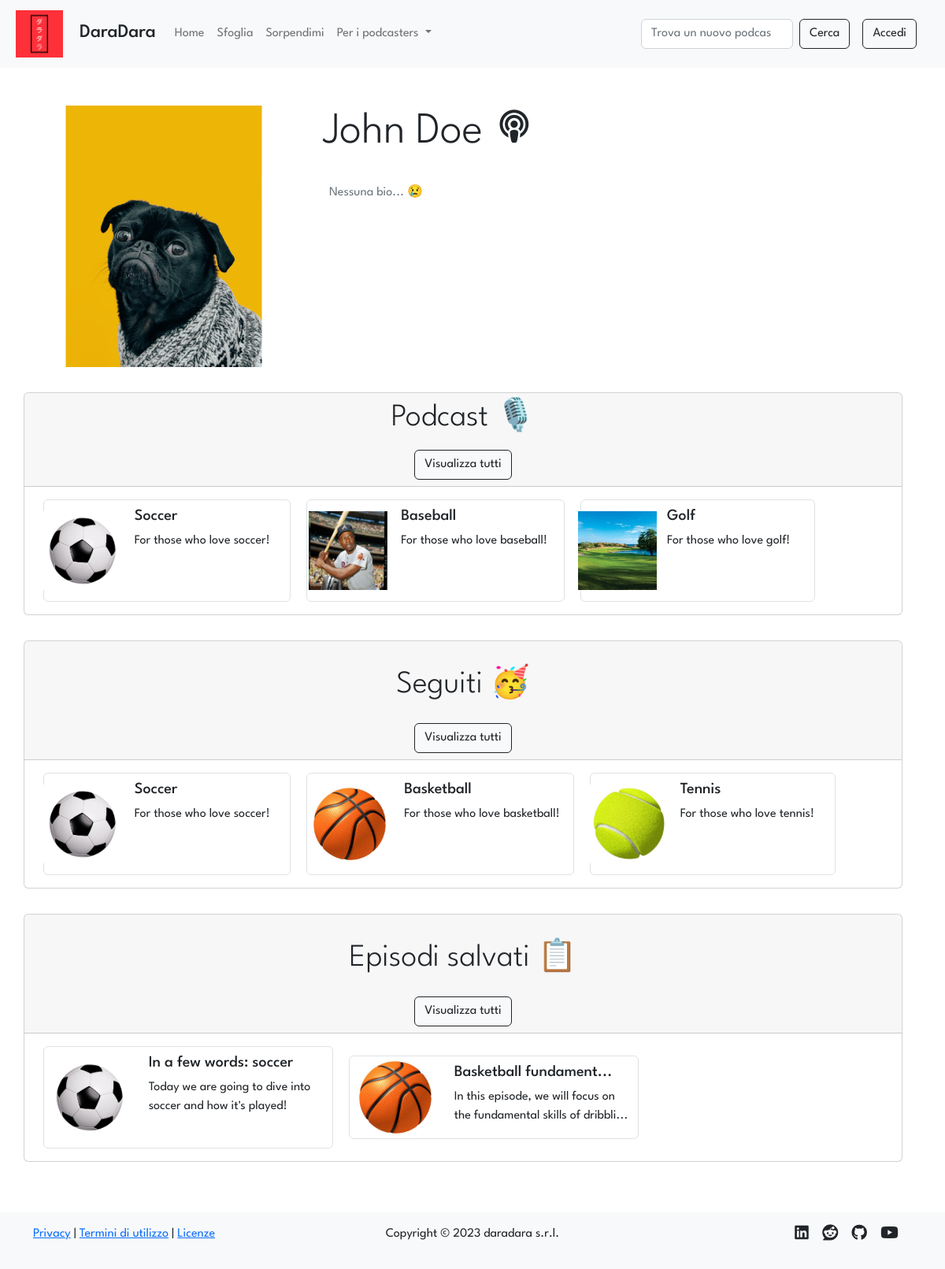
The app's page /profile/1 with its own data.
### tables this page shows
CREATE TABLE "users" (
	"id"	INTEGER NOT NULL UNIQUE,
	"email"	TEXT NOT NULL UNIQUE,
	"password"	TEXT NOT NULL,
	"name"	TEXT NOT NULL,
	"surname"	TEXT NOT NULL,
	"propic"	TEXT NOT NULL,
	"priv_owned"	INTEGER NOT NULL DEFAULT 0,
	"priv_follows"	INTEGER NOT NULL DEFAULT 0,
	"priv_saves"	INTEGER NOT NULL DEFAULT 0,
	"bio"	TEXT,
	PRIMARY KEY("id" AUTOINCREMENT)
);

CREATE TABLE "podcasts" (
	"id"	INTEGER NOT NULL UNIQUE,
	"title"	TEXT NOT NULL UNIQUE,
	"desc"	TEXT NOT NULL,
	"img"	TEXT NOT NULL,
	"id_user"	INTEGER NOT NULL,
	"category"	TEXT,
	PRIMARY KEY("id" AUTOINCREMENT),
	FOREIGN KEY("id_user") REFERENCES "users"("id")
);

CREATE TABLE "follows" (
	"id_user"	INTEGER NOT NULL,
	"id_podcast"	INTEGER NOT NULL,
	"timestamp"	TEXT NOT NULL DEFAULT 'NO_TIMESTAMP',
	FOREIGN KEY("id_user") REFERENCES "users"("id"),
	PRIMARY KEY("id_user","id_podcast")
);

CREATE TABLE "episodes" (
	"id"	INTEGER NOT NULL UNIQUE,
	"title"	TEXT NOT NULL,
	"description"	TEXT NOT NULL,
	"audio"	TEXT NOT NULL,
	"timestamp"	TEXT NOT NULL,
	"id_podcast"	INTEGER NOT NULL,
	FOREIGN KEY("id_podcast") REFERENCES "podcasts"("id"),
	PRIMARY KEY("id" AUTOINCREMENT)
);

### app.py (the view)
@app.route('/profile/<int:id>')
def profile(id: int):
    user = dao.get_user(id)
    if not user:
        flash(message='L\'utente cercato non esiste', category='warning')
        return redirect(session.get('previous_url', '/'))
    podcasts = dao.get_podcasts_by_user(id_user=id)
    follows = dao.get_follows_join_podcasts(id_user=id)
    saves = dao.get_saves_join_episodes_podcasts(id_user=id)
    privacy = [dao.get_priv_owned(id), dao.get_priv_follows(id), dao.get_priv_saves(id)]
    creators = dao.get_creators()
    is_creator = False
    if creators:
        for creator in creators:
            if creator['id'] == user['id']:
                is_creator = True
    is_owner = False
    if current_user.is_authenticated and current_user.id == id: # type: ignore
        is_owner = True
    session['previous_url'] = request.url
    return render_template('profile.html', user=user, podcasts=podcasts, follows=follows, saves=saves, privacy=privacy, is_creator=is_creator, is_owner=is_owner)

### templates/profile.html (shortened to what this page needs)
{% extends 'layout.html' %}
{% block stylesheets %} <link rel="stylesheet" href="{{url_for('static', filename='stylesheets/profile.css')}}"> {% endblock %}
{% block content %}
<header class="row">
    <div class="row col-12 col-lg-4 d-flex justify-content-center align-items-center">
        <img src="{{url_for('static', filename='uploads/images/propics/{0}{1}'.format(user.id, user.propic))}}" class="img-fluid rounded-4" alt="Immagine del profilo di {{user.name}}">
    </div>
    <section class="col">
        <h1 class="row display-4 mt-3 mt-lg-0 mb-3 mx-lg-0 mx-2">
            <p class="text-nowrap text-center text-lg-start">{{user.name}} {{user.surname}}
                {% if is_creator %}
                <i class="ms-2 fa-solid fa-podcast fa-xs"></i>
                {% endif %}
            </p>
        </h1>
        <div class="row mx-lg-0 mx-2 ps-2">
            {% if not user.bio %}
                {% if is_owner %}
                <p class="text-muted">
                    Nessuna bio... 😢 <a class="vanilla-a" data-bs-toggle="modal" data-bs-target="#editBio"> vuoi aggiungerne una?</a>
                </p>
                {% else %}
                <p class="text-muted">
                    Nessuna bio... 😢
                </p>
                {% endif %}
            {% else %}
                <p class="text-center text-lg-start">{{user.bio}}
                    {% if is_owner %}
                        <a data-bs-toggle="modal" data-bs-target="#editBio" class="vanilla-a"><i class="ms-2">Modifica bio</i><i class="fa-solid fa-pen-to-square ms-2"></i></a>
                    {% endif %}
                </p>
            {% endif %}
        </div>
    </section>
</header>
<main class="row mt-lg-3">
    {% if is_owner or (is_creator and privacy[0] == 0) %}
    <div class="row mt-3">
        <div id="owned" class="card mb-3 mx-lg-0 mx-2 p-0">
            <div class="row g-0">
                <div class="col-12 col-xxl-3 card-header d-flex flex-column justify-content-evenly align-items-center display-6">
                    <p class="row text-nowrap text-wrapper">Podcast 🎙️</p>
                    {% if is_creator %}
                    <div class="row g-5">
                            <a href="{{url_for('owned', id=user.id)}}" class="col btn btn-light btn-outline-dark text-nowrap">Visualizza tutti</a>
                    </div>
                    {% endif %}
                </div>
                <div class="col">
                    <div class="card-body row g-2">
                        {% if is_creator %}
                        <div class="card-scroll">
                            {% for podcast in podcasts[:5] %}
                            <div class="d-inline-block mx-2 border rounded-2 px-2">
                                <div class="row">
                                <a href="{{url_for('podcast', id=podcast.id)}}" class="col-4 d-flex align-items-center justify-content-center">
                                    <img src="{{url_for('static', filename='uploads/images/covers/{0}{1}'.format(podcast.id, podcast.img))}}" class="img-card img-fluid" alt="Immagine {{podcast.title}}" style="max-width: 100px;">
                                </a>
                                <section class="col-8 mt-2" style="max-width: 250px;">
                                    {% if podcast.title|length > 23 %}
                                        <h5 class="text-wrap text-break"><a href="{{url_for('podcast', id=podcast.id)}}">{{podcast.title[:20]}}...</a></h5>
                                    {% else %}
                                        <h5 class="text-wrap text-break"><a href="{{url_for('podcast', id=podcast.id)}}">{{podcast.title}}</a></h5>
                                    {% endif %}
                                    {% if podcast.desc|length > 70 %}
                                        <p class="text-wrap text-break">{{podcast.desc[:67]}}...</p>
                                    {% else %}
                                        <p class="text-wrap text-break" style="min-height: 72px;">{{podcast.desc}}</p>
                                    {% endif %}
                                </section>
                                </div>
                            </div>
                            {% endfor %}
                        </div>
                        {% else %}
                            <section>
                                <h5 class="card-title mb-0">Nulla da vedere! 👀</h5>
                                <p class="card-text">Diventa un podcaster per pubblicare il tuo primo podcast!</p>
                            </section>
                        {% endif %}
                    </div>
                </div>
            </div>
        </div>
    </div>
    {% endif %}
    {% if is_owner or (not is_owner and privacy[1] == 0) %}
    <div class="row mt-3">
        <div id="follows" class="card mb-3 mx-lg-0 mx-2 p-0">
            <div class="row g-0">
                <div class="col-12 col-xxl-3 card-header d-flex flex-column justify-content-evenly align-items-center display-6">
                    <div class="row my-4 d-flex justify-content-center align-items-center">
                        <p class="text-nowrap text-center mb-0">Seguiti 🥳</p>
                    </div>
                    {% if is_owner %}
                        <div class="row g-5">
                            <a href="{{url_for('privatize_follows', id=user.id)}}" class="col d-flex justify-content-center align-items-center"><i class="fa-solid fa-eye{% if privacy[1]==1 %}-slash{% endif %} fa-xxs"></i></a>
                            {% if follows|length > 0 %}
                                <a href="{{url_for('follows', id=user.id)}}" class="col btn btn-light btn-outline-dark text-nowrap">Visualizza tutti</a>
                            {% elif follows|length == 0 and is_owner %}
                                <a href="{{url_for('categories')}}" class="col btn btn-light btn-outline-dark text-nowrap">Trova podcasts</a>
                            {% endif %}
                        </div>
                    {% else %}
                        {% if follows|length > 0 %}
                        <div class="row g-5">
                            <a href="{{url_for('follows', id=user.id)}}" class="col btn btn-light btn-outline-dark text-nowrap">Visualizza tutti</a>
                        </div>
                        {% elif follows|length == 0 and is_owner %}
                        <div class="row g-5">
                            <a href="{{url_for('categories')}}" class="col btn btn-light btn-outline-dark text-nowrap">Trova podcasts</a>
                        </div>
                        {% endif %}
                    {% endif %}
                </div>
                <div class="col">
                    <div class="card-body row g-2">
                        {% if follows %}
                        <div class="card-scroll">
                            {% for follow in follows[:5] %}
                            <div class="d-inline-block mx-2 border rounded-2 px-2">
                                <div class="row">
                                    <a href="{{url_for('podcast', id=follow.id_podcast)}}" class="col-4 d-flex align-items-center justify-content-center">
                                        <img src="{{url_for('static', filename='uploads/images/covers/{0}{1}'.format(follow.id, follow.img))}}" class="img-fluid" alt="Immagine {{follow.title}}" style="max-width: 100px;">
                                    </a>
                                    <section class="col-8 mt-2" style="max-width: 250px;">
                                        {% if follow.title|length > 23 %}
                                            <h5 class="text-wrap text-break"><a href="{{url_for('podcast', id=follow.id_podcast)}}">{{follow.title[:20]}}...</a></h5>
                                        {% else %}
                                            <h5 class="text-wrap text-break"><a href="{{url_for('podcast', id=follow.id_podcast)}}">{{follow.title}}</a></h5>
                                        {% endif %}
                                        {% if follow.desc|length > 70 %}
                                            <p class="text-wrap text-break">{{follow.desc[:67]}}...</p>
                                        {% else %}
                                            <p class="text-wrap text-break" style="min-height: 72px;">{{follow.desc}}</p>
                                        {% endif %}
                                    </section>
                                </div>
                            </div>
                            {% endfor %}
                        </div>
                        {% endif %}
                    </div>
                </div>
            </div>
        </div>
    </div>
    {% endif %}
    {% if is_owner or (not is_owner and privacy[2] == 0) %}
    <div class="row mt-3">
        <div id="saves" class="card mb-3 mx-lg-0 mx-2 p-0">
            <div class="row g-0">
                <div class="col-12 col-xxl-3 card-header d-flex flex-column justify-content-evenly align-items-center display-6">
                    <div class="row my-4 d-flex justify-content-center align-items-center">
                        <p class="text-nowrap text-center mb-0">Episodi salvati 📋</p>
                    </div>
                    {% if is_owner %}
                        <div class="row g-5">
                            <a href="{{url_for('privatize_saves', id=user.id)}}" class="col d-flex justify-content-center align-items-center"><i class="fa-solid fa-eye{% if privacy[2]==1 %}-slash{% endif %} fa-xxs"></i></a>
                            {% if saves|length > 0 %}
                                <a href="{{url_for('saves', id=user.id)}}" class="col btn btn-light btn-outline-dark text-nowrap">Visualizza tutti</a>
                            {% elif saves|length == 0 and is_owner %}
                                <a href="{{url_for('categories')}}" class="col btn btn-light btn-outline-dark text-nowrap">Trova podcasts</a>
                            {% endif %}
                        </div>
                    {% else %}
                        {% if saves|length > 0 %}
                        <div class="row g-5">
                            <a href="{{url_for('saves', id=user.id)}}" class="col btn btn-light btn-outline-dark text-nowrap">Visualizza tutti</a>
                        </div>
                        {% elif saves|length == 0 and is_owner %}
                        <div class="row g-5">
                            <a href="{{url_for('categories')}}" class="col btn btn-light btn-outline-dark text-nowrap">Trova podcasts</a>
                        </div>
                        {% endif %}
                    {% endif %}
                </div>
                <div class="col">
                    <div class="card-body g-2">
                        {% if saves %}
                        <div class="card-scroll">
                            {% for save in saves[:5] %}
                            <div class="d-inline-block mx-2 border rounded-2 px-2">
                                <div class="row">
                                    <a href="{{url_for('episode', id_pod=save.id, id_ep=save.ep_id)}}" class="col-4 d-flex align-items-center justify-content-center">
                                        <img src="{{url_for('static', filename='uploads/images/covers/{0}{1}'.format(save.id, save.img))}}" class="img-fluid" alt="Immagine {{save.title}}" style="max-width: 100px;">
                                    </a>
                                    <section class="col-8 mt-2" style="max-width: 250px;">
                                        {% if save.title|length > 23 %}
                                            <h5 class="text-wrap text-break"><a href="{{url_for('episode', id_pod=save.id, id_ep=save.ep_id)}}">{{save.title[:20]}}...</a></h5>
                                        {% else %}
                                            <h5 class="text-wrap text-break"><a href="{{url_for('episode', id_pod=save.id, id_ep=save.ep_id)}}">{{save.title}}</a></h5>
                                        {% endif %}
                                        {% if save.desc|length > 70 %}
                                            <p class="text-wrap text-break">{{save.desc[:67]}}...</p>
                                        {% else %}
                                            <p class="text-wrap text-break" style="min-height: 72px;">{{save.desc}}</p>
                                        {% endif %}
                                    </section>
                                </div>
                            </div>
                            {% endfor %}
                        </div>
                        {% endif %}
                    </div>
                </div>
            </div>
        </div>
    </div>
    {% endif %}
</main>
{% endblock %}

### records on screen
users: id+propic (picture), name "John", surname "Doe"
podcasts: id+img (picture), title "Soccer", desc "For those who love soccer!"
podcasts: id+img (picture), title "Baseball", desc "For those who love baseball!"
podcasts: id+img (picture), title "Golf", desc "For those who love golf!"
follows: img (picture), title "Soccer", desc "For those who love soccer!"
follows: img (picture), title "Basketball", desc "For those who love basketball!"
follows: img (picture), title "Tennis", desc "For those who love tennis!"
episodes: img (picture), title "In a few words: soccer", desc "Today we are going to dive into soccer and how it's played!"
episodes: img (picture), title "Basketball fundament", description "In this episode, we will focus on the fundamental skills of dribbli"
